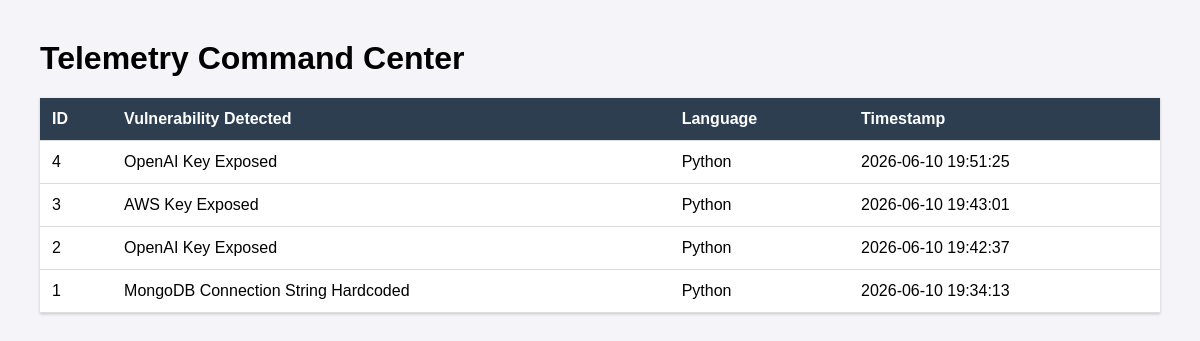
The page /admin on the database its author committed.
### tables this page shows
CREATE TABLE scan_log (
                id INTEGER PRIMARY KEY AUTOINCREMENT,
                vulnerability_type TEXT NOT NULL,
                language TEXT NOT NULL,
                timestamp DATETIME NOT NULL
            );

### main.py (the view)
@app.get('/admin')
def admin_dashboard(request: Request):
    try:
        conn = sqlite3.connect('telemetry.sqlite')
        cursor = conn.cursor()
        cursor.execute("SELECT id, vulnerability_type, language, timestamp FROM scan_log ORDER BY id DESC")
        rows = cursor.fetchall()
        conn.close()
    except Exception as e:
        rows = []
        print(f"Database error: {e}")
    html = template.get_template('admin.html').render(rows=rows)
    return Response(content=html, media_type="text/html")

### templates/admin.html (shortened to what this page needs)
<!DOCTYPE html>
<html>
<head>
</head>
<body>
    <h1>Telemetry Command Center</h1>
    <table>
        <tr>
            <th>ID</th>
            <th>Vulnerability Detected</th>
            <th>Language</th>
            <th>Timestamp</th>
        </tr>
        {% for row in rows %}
        <tr>
            <td>{{ row[0] }}</td>
            <td>{{ row[1] }}</td>
            <td>{{ row[2] }}</td>
            <td>{{ row[3] }}</td>
        </tr>
        {% else %}
        <tr><td colspan="4">No telemetry data logged yet.</td></tr>
        {% endfor %}
    </table>
</body>
</html>

### templates/admin.html (style rules this page uses)
body { font-family: Arial, sans-serif; margin: 40px; background-color: #f4f4f9; }
table { border-collapse: collapse; width: 100%; background: white; box-shadow: 0 1px 3px rgba(0,0,0,0.2); }
th, td { padding: 12px; text-align: left; border-bottom: 1px solid #ddd; }
th { background-color: #2c3e50; color: white; }

### rows shown on the page
scan_log: id "4", vulnerability_type "OpenAI Key Exposed", language "Python", timestamp "2026-06-10 19:51:25"
scan_log: id "3", vulnerability_type "AWS Key Exposed", language "Python", timestamp "2026-06-10 19:43:01"
scan_log: id "2", vulnerability_type "OpenAI Key Exposed", language "Python", timestamp "2026-06-10 19:42:37"
scan_log: id "1", vulnerability_type "MongoDB Connection String Hardcoded", language "Python", timestamp "2026-06-10 19:34:13"
